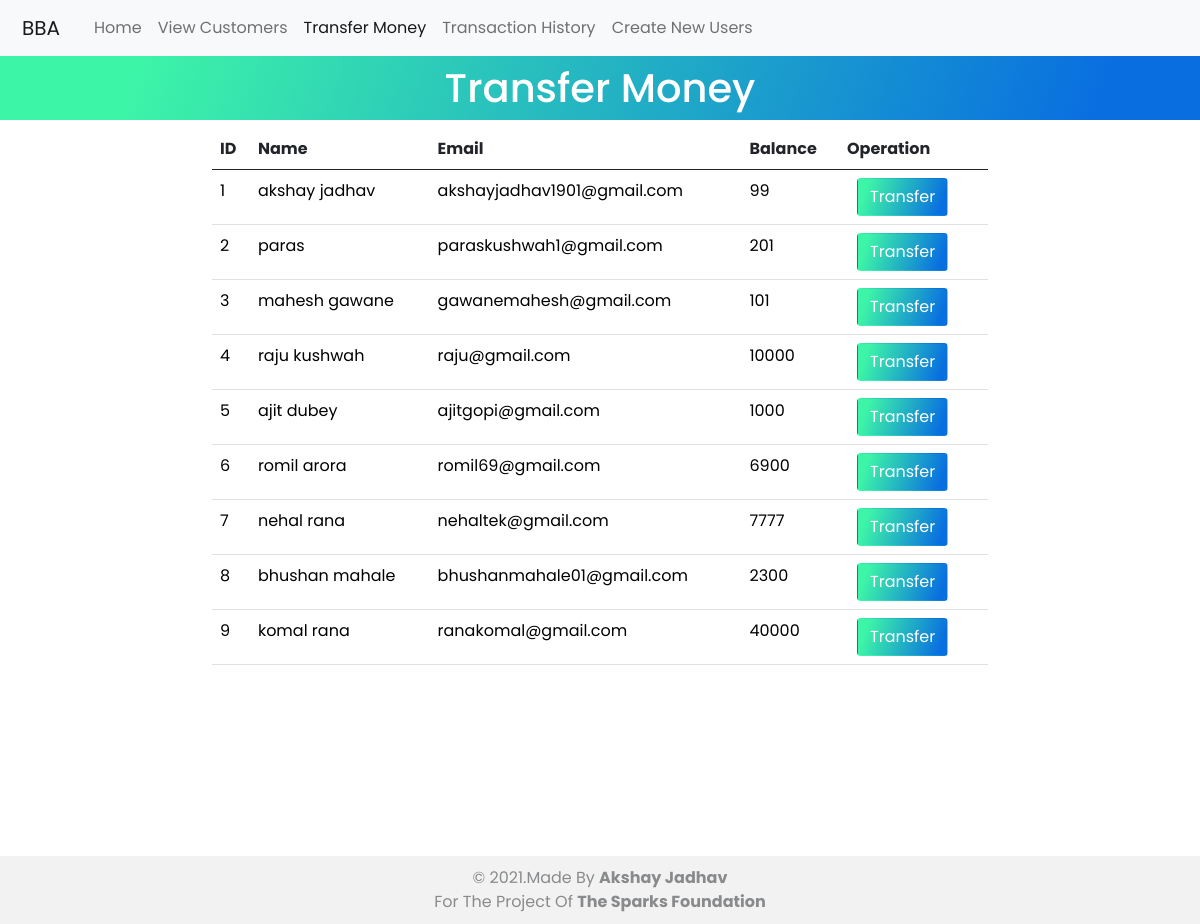
/transaction.php, run on the app's committed database.
### tables this page shows
CREATE TABLE `users` (
  `id` int(4) NOT NULL,
  `name` text NOT NULL,
  `email` varchar(30) NOT NULL,
  `balance` int(8) NOT NULL
);

### transaction.php (the view, shortened to what this page needs)
<?php
include 'connection.php';
$select="SELECT * FROM users";
$select_query=mysqli_query($con,$select);
?>
<!DOCTYPE html>
<html lang="en">
<head>
    <link href="https://cdn.jsdelivr.net/npm/bootstrap@5.0.2/dist/css/bootstrap.min.css" rel="stylesheet"
 />
    <link rel="stylesheet" href="css/style.css?v=<?php echo time(); ?>">
</head>
<body>
    <nav class="navbar navbar-expand-lg navbar-light bg-light">
        <div class="container-fluid">
            <a class="navbar-brand logo" href="#">BBA</a>
            <div class="collapse navbar-collapse" id="navbarSupportedContent">
                <ul class="navbar-nav me-auto mb-2 mb-lg-0">
                    <li class="nav-item">
                        <a class="nav-link" aria-current="page" href="index.php">Home</a>
                    </li>
                    <li class="nav-item">
                        <a class="nav-link" href="view.php">View Customers</a>
                    </li>
                    <li class="nav-item">
                        <a class="nav-link active" href="transaction.php">Transfer Money</a>
                    </li>
                    <li class="nav-item">
                        <a class="nav-link" href="history.php">Transaction History</a>
                    </li>
                    <li class="nav-item">
                        <a class="nav-link" href="user.php">Create New Users</a>
                    </li>
                </ul>
            </div>
        </div>
    </nav>
    <div class="container-fluid">
        <div class="row color">
            <h2 class="text-center transfer">Transfer Money</h2>
            <br>
            <div class="col-md-offset-2 col-md-8">
                <table class="table">
                    <thead>
                        <tr>
                            <th>ID</th>
                            <th>Name</th>
                            <th>Email</th>
                            <th>Balance</th>
                            <th>Operation</th>
                        </tr>
                    </thead>
                    <tbody>
                        <?php
                        while($row=mysqli_fetch_assoc($select_query)){
                        ?>
                        <tr>
                            <td><?php echo $row['id'] ?></td>
                            <td><?php echo $row['name']?></td>
                            <td><?php echo $row['email']?></td>
                            <td><?php echo $row['balance']?></td>
                            <td><a href="transfer.php?id= <?php echo $row['id'] ; ?>"> <button type="button"
                                        class="btn transfer-btn">Transfer</button></a></td>
                        </tr>
                        <?php
                        }
                        ?>
                    </tbody>
                </table>
            </div>
        </div>
    </div>
    <footer class="text-center transfer-footer">
        <p>&copy 2021.Made by <span>Akshay Jadhav</span><br> For the Project of <span>The Sparks Foundation</span></p>
    </footer>
</body>
</html>

### css/style.css (style rules this page uses)
* { margin: 0; padding: 0; box-sizing: border-box; font-family: "Poppins", sans-serif; }
body { height: 100vh; scroll-behavior: smooth; overflow-x: hidden; }
.data-text h1, h2, p { text-transform: capitalize; font-size: 2.5rem; }
.btn { text-align: center; margin-top: 20px; }
.row { display: flex; justify-content: center; align-items: center; height: 50vh; text-align: center; flex-direction: row; flex-wrap: wrap; }
.cust-btn, a { color: white; text-decoration: none; padding: 10px; }
.color h2 { background-image: linear-gradient( 109.6deg, rgba(61,245,167,1) 11.2%, rgba(9,111,224,1) 91.1% ); color: white; padding: 8px 0px; }
.transfer-btn { background-image: linear-gradient( 109.6deg, rgba(61,245,167,1) 11.2%, rgba(9,111,224,1) 91.1% ); margin-top: 0px; color: white; }
td { color: black; }
footer { margin-top: 0px; margin-bottom: 0px; background-color: #f2f2f2; }
footer p { padding: 10px 0px; margin-bottom: 0px; font-size: 1rem; opacity: 0.5; }
footer span { font-weight: bold; }
.view-footer, .transfer-footer, .history-footer { margin-top: 400px; }

### data on the page
users: id "1", name "akshay jadhav", email "akshayjadhav1901@gmail.com", balance "99"
users: id "2", name "paras", email "paraskushwah1@gmail.com", balance "201"
users: id "3", name "mahesh gawane", email "gawanemahesh@gmail.com", balance "101"
users: id "4", name "raju kushwah", email "raju@gmail.com", balance "10000"
users: id "5", name "ajit dubey", email "ajitgopi@gmail.com", balance "1000"
users: id "6", name "romil arora", email "romil69@gmail.com", balance "6900"
users: id "7", name "nehal rana", email "nehaltek@gmail.com", balance "7777"
users: id "8", name "bhushan mahale", email "bhushanmahale01@gmail.com", balance "2300"
users: id "9", name "komal rana", email "ranakomal@gmail.com", balance "40000"
